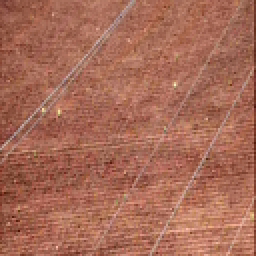
#> input picture Power_Line_Database/Visible_Light_VL/TV_VL_0051.jpg, 128 x 128 px, found by its file name (shown 2 times larger); its folder holds 4 pictures in this run
$ python labeller.py   (older library calls are emulated)
#> lines starting #> are read from the running program, lines starting #| are printed output that depends on the picture
import os
import cv2
import numpy as np
from tqdm import tqdm

from skimage import io

dir_name = "/Users/jamesthieu23/Documents/Classes/CS221/cs221_project/Power_Line_Database/Visible_Light_VL/"
directory = os.fsencode("/Users/jamesthieu23/Documents/Classes/CS221/cs221_project/Power_Line_Database/Visible_Light_VL")

labels = []

f = open("powerline_labels.txt","w+")

stacked_images = None

for file in tqdm(os.listdir(directory)):
    filename = os.fsdecode(file)
    if filename.endswith(".jpg"):
        image = io.imread(dir_name + filename, as_grey=True)
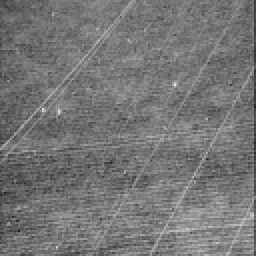
#> image: shape (128, 128) float64 (shown 2 times larger); min 0.118, max 0.921, mean 0.463
        if stacked_images is None:
            stacked_images = image
        else:
            stacked_images = np.vstack((stacked_images, image))
        # f.write(filename) # Based on this, it goes in a semi-random order based on the
        if filename[:2] == "TV": # There is actually a powerline in this image
            labels.append(1)
        elif filename[:2] == "TY": # There is no powerline in this image
            labels.append(0)
#> pass 2 of the loop `for file in tqdm(os.listdir(directory)):`:
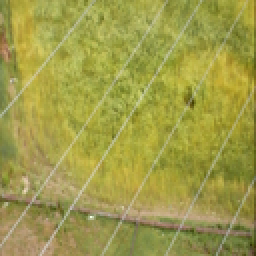
#> input picture Power_Line_Database/Visible_Light_VL/TV_VL_0072.jpg, 128 x 128 px, found by its file name (shown 2 times larger)
#> `image = io.imread(dir_name + filename, as_grey=True)`:
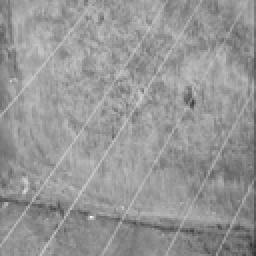
#> image: shape (128, 128) float64 (shown 2 times larger); min 0.183, max 0.982, mean 0.591
#> `stacked_images = np.vstack((stacked_images, image))`:
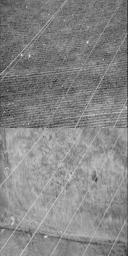
#> stacked_images: shape (256, 128) float64; min 0.118, max 0.982, mean 0.527
#> pass 3 of the loop `for file in tqdm(os.listdir(directory)):`:
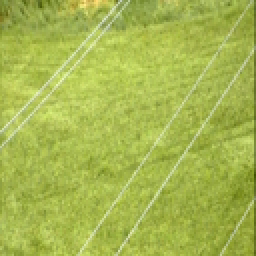
#> input picture Power_Line_Database/Visible_Light_VL/TV_VL_0086.jpg, 128 x 128 px, found by its file name (shown 2 times larger)
#> `image = io.imread(dir_name + filename, as_grey=True)`:
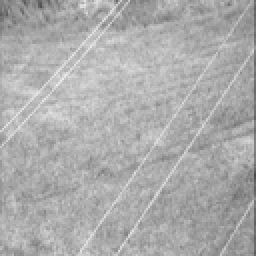
#> image: shape (128, 128) float64 (shown 2 times larger); min 0.285, max 0.936, mean 0.676
#> `stacked_images = np.vstack((stacked_images, image))`:
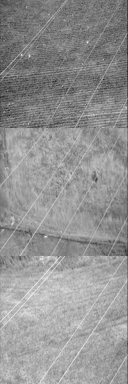
#> stacked_images: shape (384, 128) float64; min 0.118, max 0.982, mean 0.577
#> the loop made 4 passes; the first 3 are shown

np.save("powerlines", stacked_images)

f.write(str(labels))
f.close()
